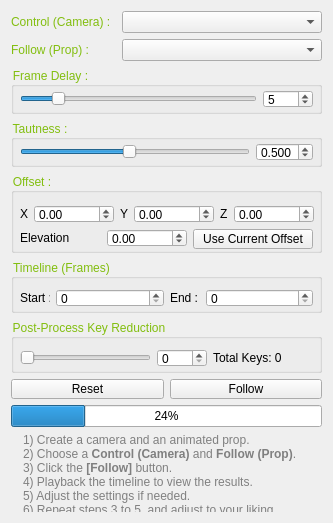
<?xml version="1.0" encoding="UTF-8"?>
<ui version="4.0">
 <class>Form</class>
 <widget class="QWidget" name="Form">
  <property name="geometry">
   <rect>
    <x>0</x>
    <y>0</y>
    <width>333</width>
    <height>523</height>
   </rect>
  </property>
  <property name="minimumSize">
   <size>
    <width>333</width>
    <height>500</height>
   </size>
  </property>
  <property name="windowTitle">
   <string>Form</string>
  </property>
  <property name="styleSheet">
   <string notr="true">QGroupBox{color: #82be0f;}</string>
  </property>
  <layout class="QVBoxLayout" name="verticalLayout">
   <item>
    <layout class="QHBoxLayout" name="horizontalLayout">
     <item>
      <widget class="QLabel" name="label">
       <property name="toolTip">
        <string>Select a camera to control e.g. follow an animated prop.</string>
       </property>
       <property name="styleSheet">
        <string notr="true">QLabel{color: #82be0f;}</string>
       </property>
       <property name="text">
        <string>Control (Camera) :</string>
       </property>
      </widget>
     </item>
     <item>
      <widget class="QComboBox" name="camera">
       <property name="sizePolicy">
        <sizepolicy hsizetype="Maximum" vsizetype="Fixed">
         <horstretch>0</horstretch>
         <verstretch>0</verstretch>
        </sizepolicy>
       </property>
       <property name="minimumSize">
        <size>
         <width>200</width>
         <height>0</height>
        </size>
       </property>
      </widget>
     </item>
    </layout>
   </item>
   <item>
    <layout class="QHBoxLayout" name="horizontalLayout_3">
     <item>
      <widget class="QLabel" name="label_2">
       <property name="toolTip">
        <string>Select a prop for the camera to follow.</string>
       </property>
       <property name="styleSheet">
        <string notr="true">QLabel{color: #82be0f;}</string>
       </property>
       <property name="text">
        <string>Follow (Prop) :</string>
       </property>
      </widget>
     </item>
     <item>
      <widget class="QComboBox" name="prop">
       <property name="sizePolicy">
        <sizepolicy hsizetype="Maximum" vsizetype="Fixed">
         <horstretch>0</horstretch>
         <verstretch>0</verstretch>
        </sizepolicy>
       </property>
       <property name="minimumSize">
        <size>
         <width>200</width>
         <height>0</height>
        </size>
       </property>
      </widget>
     </item>
    </layout>
   </item>
   <item>
    <widget class="QGroupBox" name="groupBox">
     <property name="toolTip">
      <string>The amount of frame delay between the camera and the target object.</string>
     </property>
     <property name="title">
      <string>Frame Delay :</string>
     </property>
     <layout class="QHBoxLayout" name="horizontalLayout_4">
      <property name="leftMargin">
       <number>6</number>
      </property>
      <property name="topMargin">
       <number>3</number>
      </property>
      <property name="rightMargin">
       <number>6</number>
      </property>
      <property name="bottomMargin">
       <number>3</number>
      </property>
      <item>
       <widget class="QSlider" name="horizontalSlider">
        <property name="minimum">
         <number>1</number>
        </property>
        <property name="maximum">
         <number>30</number>
        </property>
        <property name="value">
         <number>5</number>
        </property>
        <property name="orientation">
         <enum>Qt::Horizontal</enum>
        </property>
       </widget>
      </item>
      <item>
       <widget class="QSpinBox" name="delay">
        <property name="minimumSize">
         <size>
          <width>50</width>
          <height>18</height>
         </size>
        </property>
        <property name="minimum">
         <number>1</number>
        </property>
        <property name="maximum">
         <number>30</number>
        </property>
        <property name="value">
         <number>5</number>
        </property>
       </widget>
      </item>
     </layout>
    </widget>
   </item>
   <item>
    <widget class="QGroupBox" name="groupBox_2">
     <property name="toolTip">
      <string>The stickiness of the camera to the target prop.</string>
     </property>
     <property name="title">
      <string>Tautness :</string>
     </property>
     <layout class="QHBoxLayout" name="horizontalLayout_5">
      <property name="leftMargin">
       <number>6</number>
      </property>
      <property name="topMargin">
       <number>3</number>
      </property>
      <property name="rightMargin">
       <number>6</number>
      </property>
      <property name="bottomMargin">
       <number>3</number>
      </property>
      <item>
       <widget class="QSlider" name="tautness_slider">
        <property name="minimum">
         <number>50</number>
        </property>
        <property name="maximum">
         <number>1000</number>
        </property>
        <property name="value">
         <number>500</number>
        </property>
        <property name="orientation">
         <enum>Qt::Horizontal</enum>
        </property>
       </widget>
      </item>
      <item>
       <widget class="QDoubleSpinBox" name="tautness">
        <property name="minimumSize">
         <size>
          <width>50</width>
          <height>18</height>
         </size>
        </property>
        <property name="decimals">
         <number>3</number>
        </property>
        <property name="minimum">
         <double>0.050000000000000</double>
        </property>
        <property name="maximum">
         <double>1.000000000000000</double>
        </property>
        <property name="singleStep">
         <double>0.005000000000000</double>
        </property>
        <property name="value">
         <double>0.500000000000000</double>
        </property>
       </widget>
      </item>
     </layout>
    </widget>
   </item>
   <item>
    <widget class="QGroupBox" name="groupBox_3">
     <property name="toolTip">
      <string>The offset position between the driven camera and the animated prop.</string>
     </property>
     <property name="title">
      <string>Offset :</string>
     </property>
     <layout class="QVBoxLayout" name="verticalLayout_2">
      <property name="leftMargin">
       <number>6</number>
      </property>
      <property name="topMargin">
       <number>12</number>
      </property>
      <property name="rightMargin">
       <number>6</number>
      </property>
      <property name="bottomMargin">
       <number>3</number>
      </property>
      <item>
       <layout class="QHBoxLayout" name="horizontalLayout_7">
        <item>
         <widget class="QLabel" name="label_3">
          <property name="styleSheet">
           <string notr="true"/>
          </property>
          <property name="text">
           <string>X</string>
          </property>
         </widget>
        </item>
        <item>
         <widget class="QDoubleSpinBox" name="offset_x">
          <property name="minimumSize">
           <size>
            <width>80</width>
            <height>18</height>
           </size>
          </property>
          <property name="minimum">
           <double>-3000.000000000000000</double>
          </property>
          <property name="maximum">
           <double>3000.000000000000000</double>
          </property>
         </widget>
        </item>
        <item>
         <widget class="QLabel" name="label_4">
          <property name="styleSheet">
           <string notr="true"/>
          </property>
          <property name="text">
           <string>Y</string>
          </property>
         </widget>
        </item>
        <item>
         <widget class="QDoubleSpinBox" name="offset_y">
          <property name="minimumSize">
           <size>
            <width>80</width>
            <height>18</height>
           </size>
          </property>
          <property name="minimum">
           <double>-3000.000000000000000</double>
          </property>
          <property name="maximum">
           <double>3000.000000000000000</double>
          </property>
         </widget>
        </item>
        <item>
         <widget class="QLabel" name="label_5">
          <property name="styleSheet">
           <string notr="true"/>
          </property>
          <property name="text">
           <string>Z</string>
          </property>
         </widget>
        </item>
        <item>
         <widget class="QDoubleSpinBox" name="offset_z">
          <property name="minimumSize">
           <size>
            <width>80</width>
            <height>18</height>
           </size>
          </property>
          <property name="minimum">
           <double>-3000.000000000000000</double>
          </property>
          <property name="maximum">
           <double>3000.000000000000000</double>
          </property>
         </widget>
        </item>
       </layout>
      </item>
      <item>
       <layout class="QHBoxLayout" name="horizontalLayout_2">
        <item>
         <widget class="QLabel" name="label_6">
          <property name="styleSheet">
           <string notr="true"/>
          </property>
          <property name="text">
           <string>Elevation</string>
          </property>
         </widget>
        </item>
        <item>
         <widget class="QDoubleSpinBox" name="elevation">
          <property name="minimumSize">
           <size>
            <width>80</width>
            <height>18</height>
           </size>
          </property>
          <property name="minimum">
           <double>-300.000000000000000</double>
          </property>
          <property name="maximum">
           <double>300.000000000000000</double>
          </property>
         </widget>
        </item>
        <item>
         <widget class="QPushButton" name="use_current_offset">
          <property name="minimumSize">
           <size>
            <width>120</width>
            <height>20</height>
           </size>
          </property>
          <property name="text">
           <string>Use Current Offset</string>
          </property>
         </widget>
        </item>
       </layout>
      </item>
     </layout>
    </widget>
   </item>
   <item>
    <widget class="QGroupBox" name="groupBox_4">
     <property name="toolTip">
      <string>Start and end frame for the entire follow animation.</string>
     </property>
     <property name="title">
      <string>Timeline (Frames)</string>
     </property>
     <layout class="QHBoxLayout" name="horizontalLayout_8">
      <property name="leftMargin">
       <number>6</number>
      </property>
      <property name="topMargin">
       <number>10</number>
      </property>
      <property name="rightMargin">
       <number>6</number>
      </property>
      <property name="bottomMargin">
       <number>3</number>
      </property>
      <item>
       <widget class="QLabel" name="label_7">
        <property name="minimumSize">
         <size>
          <width>30</width>
          <height>0</height>
         </size>
        </property>
        <property name="maximumSize">
         <size>
          <width>30</width>
          <height>16777215</height>
         </size>
        </property>
        <property name="text">
         <string>Start :</string>
        </property>
       </widget>
      </item>
      <item>
       <widget class="QSpinBox" name="start_frame">
        <property name="minimumSize">
         <size>
          <width>0</width>
          <height>18</height>
         </size>
        </property>
        <property name="maximum">
         <number>100000</number>
        </property>
       </widget>
      </item>
      <item>
       <widget class="QLabel" name="label_8">
        <property name="minimumSize">
         <size>
          <width>30</width>
          <height>0</height>
         </size>
        </property>
        <property name="maximumSize">
         <size>
          <width>30</width>
          <height>16777215</height>
         </size>
        </property>
        <property name="text">
         <string>End :</string>
        </property>
       </widget>
      </item>
      <item>
       <widget class="QSpinBox" name="end_frame">
        <property name="minimumSize">
         <size>
          <width>0</width>
          <height>18</height>
         </size>
        </property>
        <property name="maximum">
         <number>100000</number>
        </property>
       </widget>
      </item>
     </layout>
    </widget>
   </item>
   <item>
    <widget class="QGroupBox" name="groupBox_5">
     <property name="toolTip">
      <string>Keyframe reduction interval, keeping only every nth frame.</string>
     </property>
     <property name="title">
      <string>Post-Process Key Reduction</string>
     </property>
     <layout class="QHBoxLayout" name="horizontalLayout_9">
      <property name="leftMargin">
       <number>6</number>
      </property>
      <property name="topMargin">
       <number>10</number>
      </property>
      <property name="rightMargin">
       <number>6</number>
      </property>
      <property name="bottomMargin">
       <number>3</number>
      </property>
      <item>
       <widget class="QSlider" name="horizontalSlider_2">
        <property name="minimum">
         <number>0</number>
        </property>
        <property name="maximum">
         <number>100</number>
        </property>
        <property name="value">
         <number>0</number>
        </property>
        <property name="orientation">
         <enum>Qt::Horizontal</enum>
        </property>
       </widget>
      </item>
      <item>
       <widget class="QSpinBox" name="reduction">
        <property name="minimumSize">
         <size>
          <width>50</width>
          <height>18</height>
         </size>
        </property>
        <property name="minimum">
         <number>0</number>
        </property>
        <property name="maximum">
         <number>100</number>
        </property>
        <property name="value">
         <number>0</number>
        </property>
       </widget>
      </item>
      <item>
       <widget class="QLabel" name="total_keys">
        <property name="minimumSize">
         <size>
          <width>100</width>
          <height>0</height>
         </size>
        </property>
        <property name="maximumSize">
         <size>
          <width>100</width>
          <height>16777215</height>
         </size>
        </property>
        <property name="text">
         <string>Total Keys: 0</string>
        </property>
       </widget>
      </item>
     </layout>
    </widget>
   </item>
   <item>
    <layout class="QHBoxLayout" name="horizontalLayout_6">
     <item>
      <widget class="QPushButton" name="reset">
       <property name="minimumSize">
        <size>
         <width>0</width>
         <height>20</height>
        </size>
       </property>
       <property name="toolTip">
        <string>Resets all of the parameters to their default values.</string>
       </property>
       <property name="text">
        <string>Reset</string>
       </property>
      </widget>
     </item>
     <item>
      <widget class="QPushButton" name="follow">
       <property name="minimumSize">
        <size>
         <width>0</width>
         <height>20</height>
        </size>
       </property>
       <property name="toolTip">
        <string>Apply keyframes for the smooth camera follow.</string>
       </property>
       <property name="text">
        <string>Follow</string>
       </property>
      </widget>
     </item>
    </layout>
   </item>
   <item>
    <widget class="QProgressBar" name="progress">
     <property name="enabled">
      <bool>true</bool>
     </property>
     <property name="value">
      <number>24</number>
     </property>
    </widget>
   </item>
   <item>
    <widget class="QLabel" name="message">
     <property name="styleSheet">
      <string notr="true">color: grey;</string>
     </property>
     <property name="text">
      <string>1) Create a camera and an animated prop.&lt;br&gt;
2) Choose a &lt;b&gt;Control (Camera)&lt;/b&gt; and &lt;b&gt;Follow (Prop)&lt;/b&gt;.&lt;br&gt;
3) Click the &lt;b&gt;[Follow]&lt;/b&gt; button.&lt;br&gt;
4) Playback the timeline to view the results.&lt;br&gt;
5) Adjust the settings if needed.&lt;br&gt;
6) Repeat steps 3 to 5, and adjust to your liking.</string>
     </property>
     <property name="indent">
      <number>12</number>
     </property>
    </widget>
   </item>
   <item>
    <spacer name="verticalSpacer">
     <property name="orientation">
      <enum>Qt::Vertical</enum>
     </property>
     <property name="sizeHint" stdset="0">
      <size>
       <width>20</width>
       <height>20</height>
      </size>
     </property>
    </spacer>
   </item>
  </layout>
 </widget>
 <resources/>
 <connections>
  <connection>
   <sender>horizontalSlider</sender>
   <signal>valueChanged(int)</signal>
   <receiver>delay</receiver>
   <slot>setValue(int)</slot>
   <hints>
    <hint type="sourcelabel">
     <x>209</x>
     <y>100</y>
    </hint>
    <hint type="destinationlabel">
     <x>316</x>
     <y>101</y>
    </hint>
   </hints>
  </connection>
  <connection>
   <sender>delay</sender>
   <signal>valueChanged(int)</signal>
   <receiver>horizontalSlider</receiver>
   <slot>setValue(int)</slot>
   <hints>
    <hint type="sourcelabel">
     <x>288</x>
     <y>93</y>
    </hint>
    <hint type="destinationlabel">
     <x>248</x>
     <y>94</y>
    </hint>
   </hints>
  </connection>
  <connection>
   <sender>horizontalSlider_2</sender>
   <signal>valueChanged(int)</signal>
   <receiver>reduction</receiver>
   <slot>setValue(int)</slot>
   <hints>
    <hint type="sourcelabel">
     <x>213</x>
     <y>133</y>
    </hint>
    <hint type="destinationlabel">
     <x>281</x>
     <y>135</y>
    </hint>
   </hints>
  </connection>
  <connection>
   <sender>reduction</sender>
   <signal>valueChanged(int)</signal>
   <receiver>horizontalSlider_2</receiver>
   <slot>setValue(int)</slot>
   <hints>
    <hint type="sourcelabel">
     <x>287</x>
     <y>145</y>
    </hint>
    <hint type="destinationlabel">
     <x>246</x>
     <y>145</y>
    </hint>
   </hints>
  </connection>
 </connections>
</ui>
